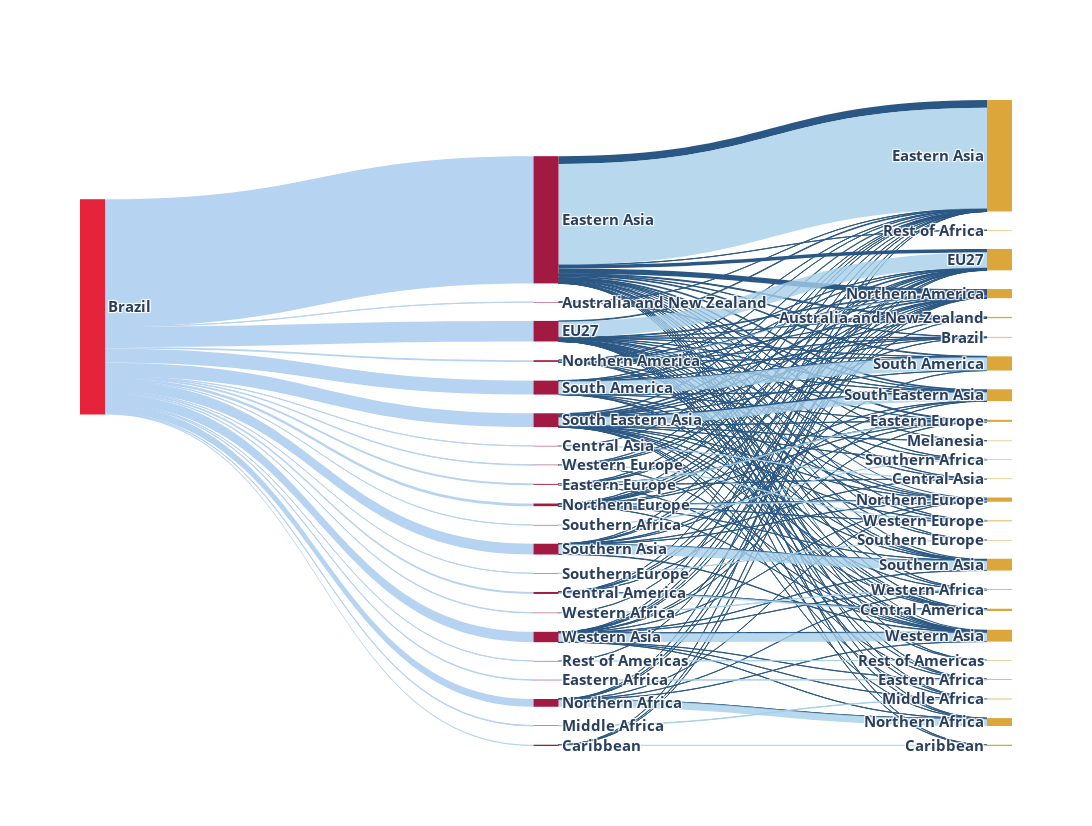

Notebook code cell kept with this figure:
### Code cell
data_trace = dict(
    type='sankey',
    arrangement='perpendicular',
    domain = dict(
      x =  [0,1],
      y =  [0,1]
    ),
    orientation = "h",
    valueformat = ".0f",
    node = dict(
      pad = 50,
      thickness = 25,
      line = dict(
        color = "black",
        width = 0
      ),
      label =  dataset_df['Node, Label'].dropna(axis=0, how='any'),
      color = dataset_df['Color'].dropna(axis=0, how='any'),
        #x = dataset_df['Node, X'].dropna(axis=0, how='any'), 
        #y = dataset_df['Node, Y'].dropna(axis=0, how='any'),
        #offsetHorizontal: -50,
    ),
    link = dict(
      source = dataset_df['Source'].dropna(axis=0, how='any'),
      target = dataset_df['Target'].dropna(axis=0, how='any'),
      value = dataset_df['Value'].dropna(axis=0, how='any'),
      color = dataset_df['Link Color'].dropna(axis=0, how='any'),
  )
)

layout =  dict(
    #title = "Transfer of points for the SDGs 8.4.1 and 12.2.1 by area of origin, transfer and destination",
    height = 2480/3,
    width= 1754,
    #scale = 1,
    font = dict(
      size = 15,
        weight = 'bold'
    ),    
)

fig = go.Figure(data=[data_trace], layout=layout)
fig.show()
fig.write_image("figure_1_sankey_COD.png", engine="kaleido")

### Figure 1 — Plotly figure (JSON) as saved in the notebook; plotly's stock layout.template omitted (floating-point values rounded to 4 significant figures; data arrays with more than 128 entries replaced by an {"elided": "..."} marker saying what was removed)
{"data": [{"arrangement": "perpendicular", "domain": {"x": [0, 1], "y": [0, 1]}, "link": {"color": {"elided": "191 str values"}, "source": {"elided": "191 int values"}, "target": {"elided": "191 int values"}, "value": {"elided": "191 float values"}}, "node": {"color": ["#e5243B", "#a21942", "#a21942", "#a21942", "#a21942", "#a21942", "#a21942", "#a21942", "#a21942", "#a21942", "#a21942", "#a21942", "#a21942", "#a21942", "#a21942", "#a21942", "#a21942", "#a21942", "#a21942", "#a21942", "#a21942", "#a21942", "#a21942", "#a21942", "#a21942", "#a21942", "#a21942", "#dda63a", "#dda63a", "#dda63a", "#dda63a", "#dda63a", "#dda63a", "#dda63a", "#dda63a", "#dda63a", "#dda63a", "#dda63a", "#dda63a", "#dda63a", "#dda63a", "#dda63a", "#dda63a", "#dda63a", "#dda63a", "#dda63a", "#dda63a", "#dda63a", "#dda63a", "#dda63a", "#dda63a", "#dda63a", "#dda63a", "#dda63a", "#dda63a", "#dda63a", "#dda63a", "#dda63a", "#dda63a", "#dda63a", "#dda63a", "#dda63a", "#dda63a", "#dda63a", "#dda63a", "#dda63a", "#dda63a", "#dda63a", "#dda63a", "#dda63a", "#dda63a", "#dda63a", "#dda63a", "#dda63a", "#dda63a", "#dda63a", "#dda63a", "#dda63a", "#dda63a"], "label": ["Brazil", "Australia and New Zealand", "Brazil", "Caribbean", "Central America", "Central Asia", "Eastern Africa", "Eastern Asia", "Eastern Europe", "EU27", "Melanesia", "Middle Africa", "Northern Africa", "Northern America", "Northern Europe", "Rest of Africa", "Rest of Americas", "Rest of Asia Pacific", "Rest of Europe", "South America", "South Eastern Asia", "Southern Africa", "Southern Asia", "Southern Europe", "Western Africa", "Western Asia", "Western Europe", "Australia and New Zealand", "Brazil", "Caribbean", "Central America", "Central Asia", "Eastern Africa", "Eastern Asia", "Eastern Europe", "EU27", "Melanesia", "Middle Africa", "Northern Africa", "Northern America", "Northern Europe", "Rest of Africa", "Rest of Americas", "Rest of Asia Pacific", "Rest of Europe", "South America", "South Eastern Asia", "Southern Africa", "Southern Asia", "Southern Europe", "Western Africa", "Western Asia", "Western Europe", "Australia and New Zealand", "Brazil", "Caribbean", "Central America", "Central Asia", "Eastern Africa", "Eastern Asia", "Eastern Europe", "EU27", "Melanesia", "Middle Africa", "Northern Africa", "Northern America", "Northern Europe", "Rest of Africa", "Rest of Americas", "Rest of Asia Pacific", "Rest of Europe", "South America", "South Eastern Asia", "Southern Africa", "Southern Asia", "Southern Europe", "Western Africa", "Western Asia", "Western Europe"], "line": {"color": "black", "width": 0}, "pad": 50, "thickness": 25}, "orientation": "h", "type": "sankey", "valueformat": ".0f"}], "layout": {"font": {"size": 15, "weight": "bold"}, "height": 826.7, "width": 1754}}
